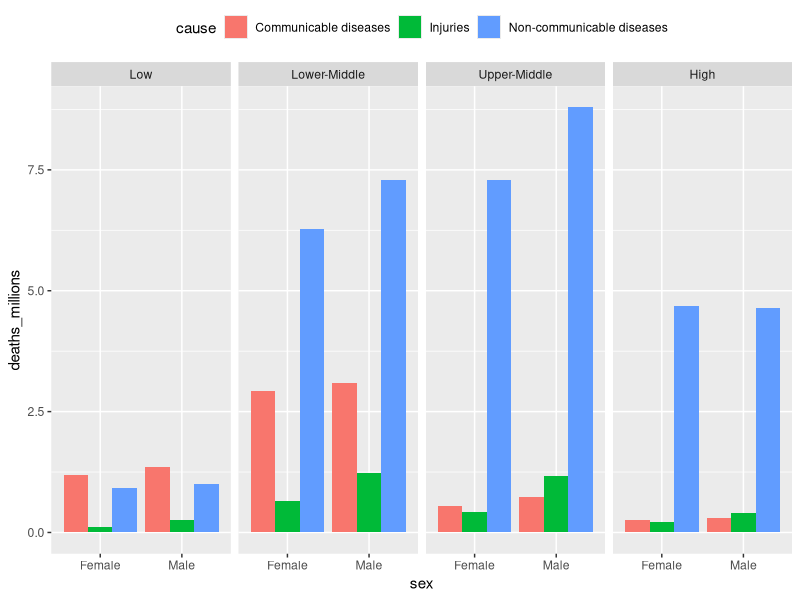

R code for this plot:
## ---- chunk 1
library(tidyverse)
library(scales)
## ---- chunk 2
gbd_full <- read_csv("data/global_burden_disease_cause-year-sex-income.csv")
gbd2017 <- gbd_full %>% 
  filter(year == 2017)
gbd2017
## ---- chunk 3
gbd2017 %>% 
  # without the mutate(... = fct_relevel()) 
  # the panels get ordered alphabetically
  mutate(income = fct_relevel(income,
                              "Low",
                              "Lower-Middle",
                              "Upper-Middle",
                              "High")) %>% 
  # defining the variables using ggplot(aes(...)):
  ggplot(aes(x = sex, y = deaths_millions, fill = cause)) +
  # type of geom to be used: column (that's a type of barplot):
  geom_col(position = "dodge") +
  # facets for the income groups:
  facet_wrap(~income, ncol = 4) +
  # move the legend to the top of the plot (default is "right"):
  theme(legend.position = "top")
## ---- chunk 4
gbd2017$deaths_millions %>% sum()

gbd2017 %>% 
  summarise(sum(deaths_millions))

gbd2017 %>% 
  group_by(cause) %>% 
  summarise(sum(deaths_millions))

gbd2017 %>% 
  group_by(cause, sex) %>% 
  summarise(sum(deaths_millions))
## ---- chunk 5
gbd2017 %>% 
  group_by(cause, sex) %>% 
  summarise(deaths_per_group = sum(deaths_millions)) %>% 
  ungroup() %>% 
  mutate(deaths_total = sum(deaths_per_group))

gbd2017_summarised <- gbd2017 %>% 
  group_by(cause, sex) %>% 
  summarise(deaths_per_group = sum(deaths_millions)) %>% 
  ungroup() %>% 
  mutate(deaths_total    = sum(deaths_per_group),
         deaths_relative = percent(deaths_per_group/deaths_total))
gbd2017_summarised

gbd2017_summarised %>% 
  mutate(deaths_relative = deaths_per_group/deaths_total)
## ---- chunk 6
gbd_summarised <- gbd2017 %>% 
  group_by(cause, sex) %>% 
  summarise(deaths_per_group = sum(deaths_millions)) %>% 
  arrange(sex)
gbd_summarised


gbd_summarised_sex <- gbd_summarised %>% 
  group_by(sex) %>% 
  summarise(deaths_per_sex = sum(deaths_per_group))
gbd_summarised_sex
full_join(gbd_summarised, gbd_summarised_sex)

gbd_summarised %>% 
  group_by(sex) %>% 
  mutate(deaths_per_sex = sum(deaths_per_group))
## ---- chunk 7
gbd2017 %>% 
  group_by(cause, sex) %>% 
  summarise(deaths_per_group = sum(deaths_millions)) %>% 
  group_by(sex) %>% 
  mutate(deaths_per_sex  = sum(deaths_per_group),
         sex_cause_perc = percent(deaths_per_group/deaths_per_sex)) %>% 
  arrange(sex, deaths_per_group)
## ---- chunk 8
mynumbers <- c(1, 2, NA)
sum(mynumbers)
sum(mynumbers, na.rm = TRUE)
## ---- chunk 9
gbd_2rows <- gbd_full %>% 
  slice(1:2)
gbd_2rows

gbd_2rows %>% 
  select(cause, deaths_millions)

gbd_2rows %>% 
  select(cause, deaths = deaths_millions)

gbd_2rows %>% 
  rename(deaths = deaths_millions)

# reordering cols
gbd_2rows %>% 
  select(year, sex, income, cause, deaths_millions)
gbd_2rows %>% 
  select(year, sex, everything())
gbd_2rows %>% 
  select(starts_with("deaths"))
## ---- chunk 10
gbd_wide <- read_csv("data/global_burden_disease_wide-format.csv")
gbd_long <- read_csv("data/global_burden_disease_cause-year-sex.csv")

gbd_long
gbd_wide

gbd_long %>% 
  pivot_wider(names_from = year, values_from = deaths_millions)

gbd_long %>% 
  pivot_wider(names_from = sex, values_from = deaths_millions) %>%
  mutate(Male - Female)

gbd_long %>% 
  pivot_wider(names_from = c(sex, year), values_from = deaths_millions)

gbd_wide %>% 
  pivot_longer(matches("Female|Male"), 
               names_to = "sex_year", 
               values_to = "deaths_millions") %>% 
  slice(1:6)

gbd_wide %>% 
  select(matches("Female|Male"))

gbd_wide %>% 
  # same pivot_longer as before
  pivot_longer(matches("Female|Male"), 
               names_to = "sex_year", 
               values_to = "deaths_millions") %>% 
  separate(sex_year, into = c("sex", "year"), sep = "_", convert = TRUE)
## ---- chunk 11
gbd_long %>% 
  arrange(deaths_millions) %>% 
  # first 3 rows just for printing:
  slice(1:3)

gbd_long %>% 
  arrange(-deaths_millions) %>% 
  slice(1:3)

gbd_long %>% 
  arrange(desc(sex)) %>% 
  # printing rows 1, 2, 11, and 12
  slice(1,2, 11, 12)

gbd_factored <- gbd_long %>% 
  mutate(cause = factor(cause))

gbd_factored

gbd_factored$cause %>% levels()
gbd_factored <- gbd_factored %>% 
  mutate(cause = cause %>% 
           fct_relevel("Injuries"))
gbd_factored$cause %>% levels()
gbd_factored %>% 
  arrange(cause)
## ---- chunk 12
gbd_long <- read_csv("data/global_burden_disease_cause-year-sex.csv")
gbd_long
## ---- chunk 13
gbd_long %>% pivot_wider(names_from = cause, 
                         values_from = deaths_millions)
gbd_long
## ---- chunk 14
gbd_full <- read_csv("data/global_burden_disease_cause-year-sex-income.csv")
glimpse(gbd_full)

summary_data1 <- 
  gbd_full %>% 
  group_by(year) %>% 
  summarise(total_per_year = sum(deaths_millions))
summary_data1

summary_data2 <- 
  gbd_full %>% 
  group_by(year, cause) %>% 
  summarise(total_per_cause = sum(deaths_millions))
summary_data2
## ---- chunk 15
full_join(summary_data1, summary_data2) %>% 
  mutate(percentage = percent(total_per_cause/total_per_year))
## ---- chunk 16
gbd_full %>% 
  # aggregate to deaths per cause per year using summarise()
  group_by(year, cause) %>% 
  summarise(total_per_cause = sum(deaths_millions)) %>% 
  # then add a column of yearly totals using mutate()
  group_by(year) %>% 
  mutate(total_per_year = sum(total_per_cause)) %>% 
  # add the percentage column
  mutate(percentage = percent(total_per_cause/total_per_year)) %>% 
  # select the final variables for better vieweing
  select(year, cause, percentage) %>% 
  pivot_wider(names_from = cause, values_from = percentage)
## ---- chunk 17
gbd_full %>% 
  filter(year == 1990) %>% 
  group_by(income, sex) %>% 
  summarise(total_deaths = sum(deaths_millions)) %>% 
  pivot_wider(names_from = income, values_from = total_deaths)
